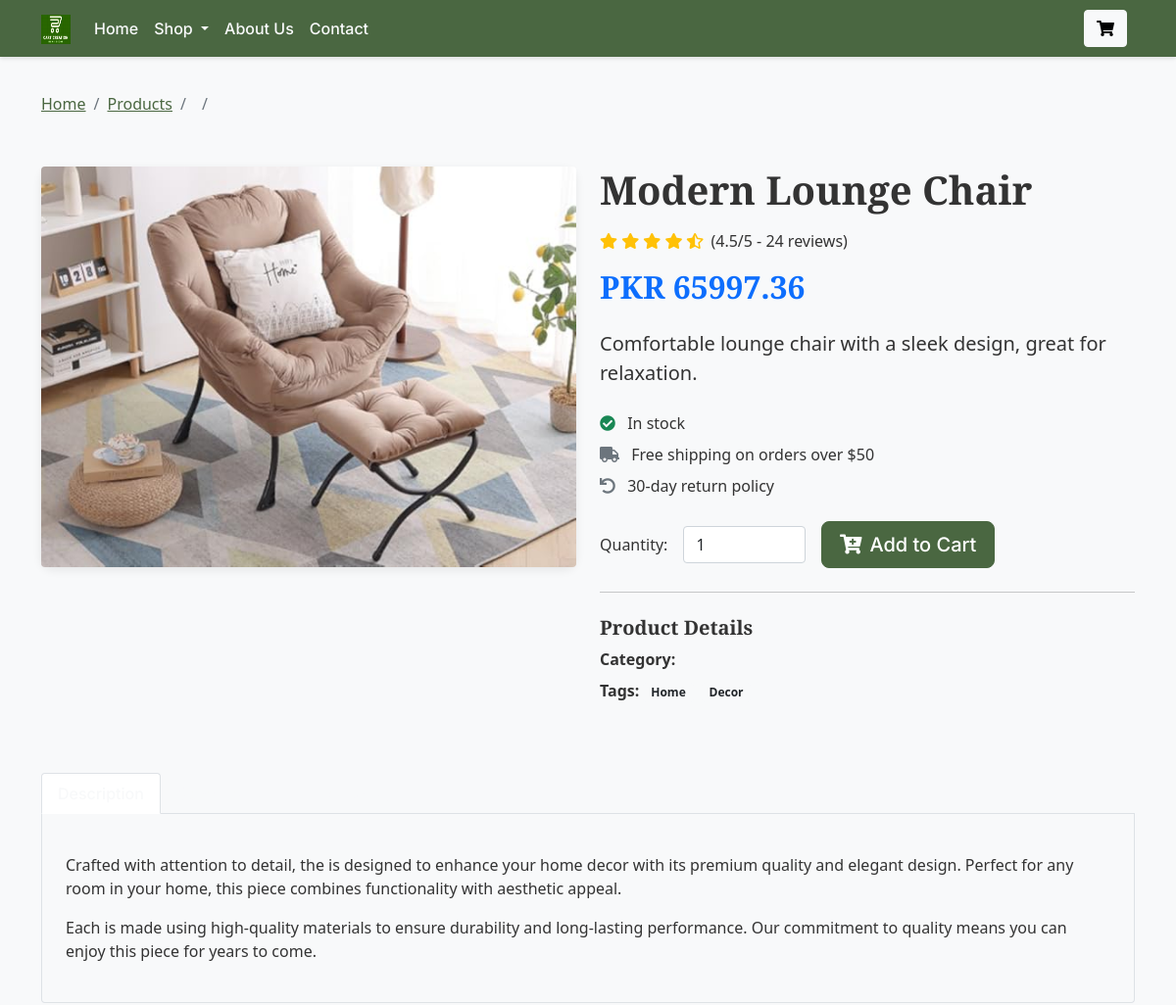
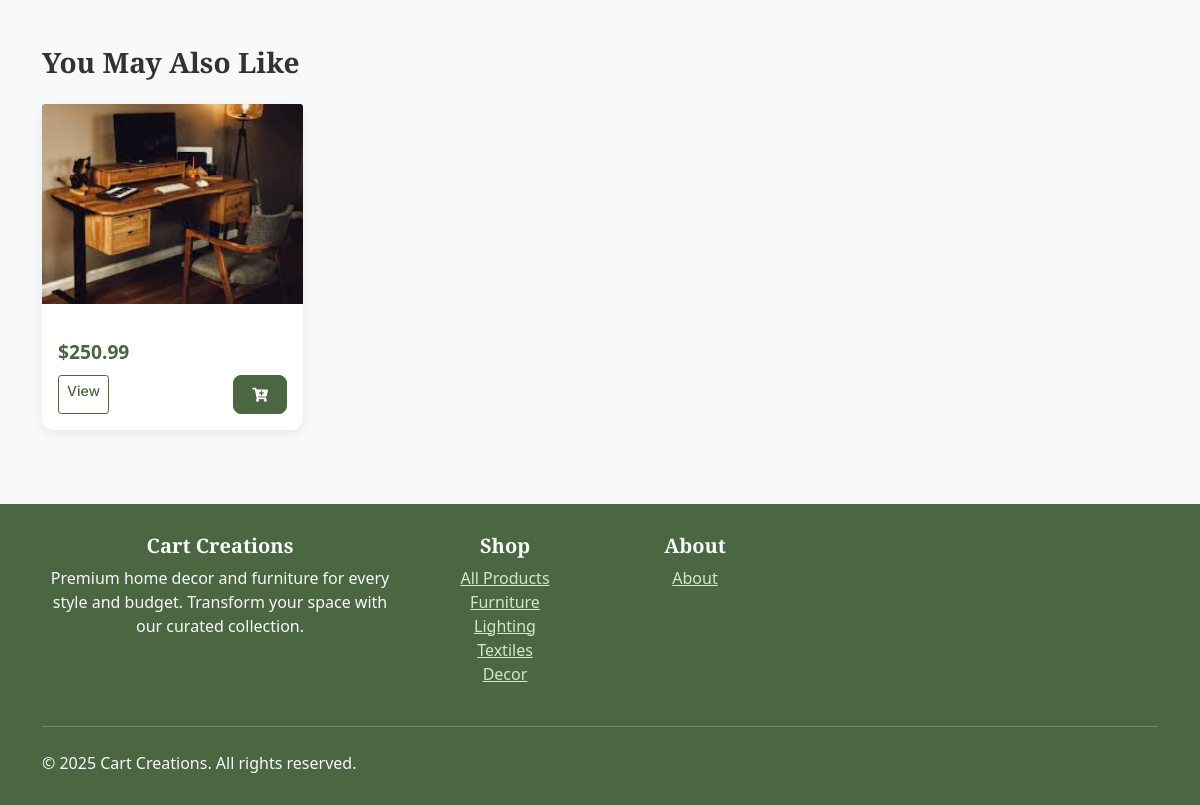
The app's page /product/2 with its own data (2 pictures, top to bottom).
### tables this page shows
CREATE TABLE products (
            id INTEGER PRIMARY KEY AUTOINCREMENT,
            name TEXT NOT NULL,
            price REAL NOT NULL,
            description TEXT,
            image TEXT,
            category TEXT
        );

### app.py (the view)
@app.route('/product/<int:product_id>')
def product_detail(product_id):
    PRODUCTS = get_products()
    product = next((p for p in PRODUCTS if p[0] == product_id), None)
    if product:
        related_products = [p for p in PRODUCTS if p[5] == product[5] and p[0] != product_id]
        return render_template('product_detail.html', product=product, categories=CATEGORIES, related_products=related_products)
    return redirect(url_for('products'))

### app.py (called while the page is built)
def get_products():
    conn = sqlite3.connect(DB_PATH)
    cursor = conn.cursor()
    cursor.execute("SELECT * FROM products")
    products = cursor.fetchall()
    conn.close()
    return products

### templates/product_detail.html (shortened to what this page needs)
{% extends 'base.html' %}
{% block content %}
<div class="container py-4">
    <nav aria-label="breadcrumb">
        <ol class="breadcrumb">
            <li class="breadcrumb-item"><a href="{{ url_for('home') }}">Home</a></li>
            <li class="breadcrumb-item"><a href="{{ url_for('products') }}">Products</a></li>
            <li class="breadcrumb-item"><a href="{{ url_for('products', category=product.category) }}">{{ product.category|title }}</a></li>
            <li class="breadcrumb-item active">{{ product.name }}</li>
        </ol>
    </nav>
</div>
<div class="container mb-5">
    <div class="row">
        <div class="col-md-6 mb-4">
            <div class="card border-0">
                <img src="{{ url_for('static', filename='images/' + (product[4]|string)) }}" class="img-fluid rounded" alt="{{ product.name }}">
            </div>
        </div>
        <div class="col-md-6">
            <h1 class="mb-3">{{ product[1] }}</h1>
            <div class="d-flex align-items-center mb-3">
                <div class="me-2">
                    <i class="fas fa-star text-warning"></i>
                    <i class="fas fa-star text-warning"></i>
                    <i class="fas fa-star text-warning"></i>
                    <i class="fas fa-star text-warning"></i>
                    <i class="fas fa-star-half-alt text-warning"></i>
                </div>
                <span>(4.5/5 - 24 reviews)</span>
            </div>
            <h2 class="text-primary mb-4">PKR {{ "%.2f"|format(product[2] * 264 )}}</h2>
            <p class="lead mb-4">{{ product[3] }}</p>
            <div class="mb-4">
                <p class="mb-2"><i class="fas fa-check-circle text-success me-2"></i> In stock</p>
                <p class="mb-2"><i class="fas fa-truck text-muted me-2"></i> Free shipping on orders over $50</p>
                <p class="mb-4"><i class="fas fa-undo text-muted me-2"></i> 30-day return policy</p>
            </div>
            <form action="{{ url_for('add_to_cart') }}" method="post" class="mb-4">
                <div class="row g-3 align-items-center">
                    <div class="col-auto">
                        <label for="quantity" class="col-form-label">Quantity:</label>
                    </div>
                    <div class="col-3">
                        <input type="number" id="quantity" name="quantity" class="form-control" value="1" min="1" max="10">
                    </div>
                    <div class="col-auto">
                        <button type="submit" class="btn btn-primary btn-lg">
                            <i class="fas fa-cart-plus me-2"></i>Add to Cart
                        </button>
                    </div>
                </div>
            </form>
            <hr class="my-4">
            <div class="mb-4">
                <h5>Product Details</h5>
                <ul class="list-unstyled">
                    <li class="mb-2"><strong>Category:</strong> {{ product.category|title }}</li>
                    <li class="mb-2"><strong>Tags:</strong> <span class="badge bg-light text-dark me-1">Home</span> <span class="badge bg-light text-dark">Decor</span></li>
                </ul>
            </div>
        </div>
    </div>
</div>
<div class="container mb-5">
    <ul class="nav nav-tabs" id="productTabs" role="tablist">
        <li class="nav-item" role="presentation">
            <button class="nav-link active" id="description-tab" data-bs-toggle="tab" data-bs-target="#description" type="button" role="tab" aria-controls="description" aria-selected="true">Description</button>
        </li>
        <li class="nav-item" role="presentation">
            <button class="nav-link" id="specifications-tab" data-bs-toggle="tab" data-bs-target="#specifications" type="button" role="tab" aria-controls="specifications" aria-selected="false">Specifications</button>
        </li>
        <li class="nav-item" role="presentation">
            <button class="nav-link" id="reviews-tab" data-bs-toggle="tab" data-bs-target="#reviews" type="button" role="tab" aria-controls="reviews" aria-selected="false">Reviews (24)</button>
        </li>
    </ul>
    <div class="tab-content p-4 border border-top-0 rounded-bottom" id="productTabsContent">
        <div class="tab-pane fade show active" id="description" role="tabpanel" aria-labelledby="description-tab">
            <p>Crafted with attention to detail, the {{ product.name }} is designed to enhance your home decor with its premium quality and elegant design. Perfect for any room in your home, this piece combines functionality with aesthetic appeal.</p>
            <p>Each {{ product.name }} is made using high-quality materials to ensure durability and long-lasting performance. Our commitment to quality means you can enjoy this piece for years to come.</p>
        </div>
    </div>
</div>
<div class="container mb-5">
    <h3 class="mb-4">You May Also Like</h3>
    <div class="row">
        {% for product in related_products[:4] %}
        <div class="col-6 col-md-3 mb-4">
            <div class="card product-card h-100">
                <img src="{{ url_for('static', filename='images/' + product[4]|string) }}" class="card-img-top product-img" alt="{{ product.name }}">
                <div class="card-body d-flex flex-column">
                    <div class="price mb-2">${{ product[2] }}</div>
                    <div class="d-flex mt-auto">
                        <a href="{{ url_for('product_detail', product_id=product[0]) }}" class="btn btn-sm btn-outline-primary me-2">View</a>
                        <form action="{{ url_for('add_to_cart') }}" method="post" class="ms-auto">
                            <button type="submit" class="btn btn-sm btn-primary">
                                <i class="fas fa-cart-plus"></i>
                            </button>
                        </form>
                    </div>
                </div>
            </div>
        </div>
        {% endfor %}
    </div>
</div>
{% endblock %}

### static/css/style.css (style rules this page uses)
body { font-family: 'Inter', sans-serif; background-color: #f9f9fb; color: #333; }
h1, h2, h3, h4, h5 { font-weight: 600; }
.card { border: none; border-radius: 12px; box-shadow: 0 2px 12px rgba(0, 0, 0, 0.05); transition: transform 0.2s ease; }
.breadcrumb { background-color: transparent; padding-left: 0; }
.btn-primary, .btn-outline-secondary { border-radius: 8px; padding: 8px 18px; transition: 0.3s ease; }
body { font-family: 'Inter', sans-serif; color: #333; }
h1, h2, h3, h4, h5, h6 { font-family: 'Playfair Display', serif; font-weight: 600; }
.btn, .nav-link, .card-title { font-family: 'Inter', sans-serif; font-weight: 500; }

### templates/base.html (style rules this page uses)
:root { --primary-color: #4a6741; --secondary-color: #738f69; --accent-color: #9cb395; --light-accent: #d4e6ce; --dark-text: #333; --light-text: #f8f9fa; }
body { font-family: 'Segoe UI', Tahoma, Geneva, Verdana, sans-serif; color: var(--dark-text); background-color: #f8f9fa; }
.nav-link { color: var(--light-text) !important; font-weight: 500; transition: all 0.3s ease; }
.btn-primary { background-color: var(--primary-color); border-color: var(--primary-color); }
.btn-outline-primary { color: var(--primary-color); border-color: var(--primary-color); }
.card { border: none; box-shadow: 0 3px 10px rgba(0, 0, 0, 0.08); transition: transform 0.3s ease; }
.product-img { height: 200px; object-fit: cover; }
.product-card { height: 100%; display: flex; flex-direction: column; }
.product-card .card-body { flex-grow: 1; display: flex; flex-direction: column; }
.product-card .price { color: var(--primary-color); font-weight: 700; font-size: 1.2rem; margin: 10px 0; }
.breadcrumb { background-color: transparent; padding: 0.75rem 0; }
.breadcrumb-item a { color: var(--primary-color); }

### records on screen
products: image (picture), name "Modern Lounge Chair", product[2]*264 "65997.36", description "Comfortable lounge chair with a sleek design, great for relaxation."
products: image (picture), price "250.99"

### other values on screen
{{ category|title }} "Furniture" "Lighting" "Textiles" "Decor"
